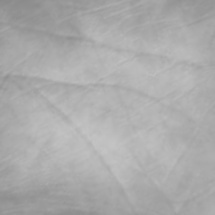
#> input picture roi_test.jpg, 215 x 215 px
$ jupyter execute friday.ipynb
#> lines starting #> are read from the running program, lines starting #| are printed output that depends on the picture
# Feature extraction with gabor filter and laplacian filter

[cell 1]
# import libaries
import numpy as np
from matplotlib.pyplot import imread
import matplotlib.pyplot as plt
from skimage import morphology
import numpy as np
import glob
import os
import cv2

## Testing image : "roi_test"
ảnh lấy từ trong dataset mà pink quân đã tạo

[cell 2]
test = imread('roi_test.jpg')
#> test is the input picture: shape (215, 215); min 137, max 196, mean 170.8
plt.imshow(test, cmap='gray')
plt.axis('off')

print(f"Image have shape (rows, column) = {test.shape}")
#| Image have shape (rows, column) = (215, 215)

plt.show()

## Data storing object for training and testing dataset: Plam_Graph
Chưa được sử dụng trong đoạn code vì mới chỉ test với 1 hình ảnh

[cell 3]
class Palm_Graph():
    def __init__(self, train, test):
        assert (np.array(train).shape == np.array(test).shape)
        self.train = train
        self.test = test
        self.rows, self.cols = train[0].shape

# chỉnh lại path cho phù hợp!!
# ở đây chỉ dùng 1 hình ảnh để test feature extraction
train_data_path =''
test_data_path = ''

def get_data(number):
    number = str(number)
    train_files = sorted(glob.glob(os.path.join(train_data_path, number.zfill(3) + '*.bmp')))
    test_files = sorted(glob.glob(os.path.join(test_data_path, number.zfill(3) + '*.bmp')))
    train_data = [imread(graph) for graph in train_files]
    test_data = [imread(graph) for graph in test_files]
    palm = Palm_Graph(train_data, test_data)
    return palm

## Generate gabor filter

[cell 4]
class Gabor():
    def __init__(self, R, C, n_orientation, scale):
        self.R = R
        self.C = C
        self.n_orientation = n_orientation
        self.scale = scale
        self.orientation = np.array([ u * np.pi / n_orientation for u in range (1, n_orientation + 1)])
        self.gabor_filters_sets = [gabor_wavelet(R, C, u, scale, n_orientation) for u in range(1, n_orientation + 1)]

    # filter image through gabor filter
    def filtering(self, img):
        graphs = np.array([cv2.filter2D(img, -1, np.real(gw)) for gw in self.gabor_filters_sets])
        return graphs

    def plot_filters(self, n_scale):
        gabor_filters = []
        fig = plt.figure()
        for v in range (1, n_scale + 1):
            for u in range(1, self.n_orientation + 1):
                gw = gabor_wavelet(self.R, self.C, u, v , self.n_orientation)
                fig.add_subplot(n_scale, self.n_orientation, self.n_orientation * (v- 1) + u)
                plt.imshow(np.real(gw), cmap='gray')
        plt.show()


def gabor_wavelet(rows, cols, orientation, scale, n_orientation):
    kmax = np.pi / 2        # 1.5707963267948966
    f = np.sqrt(2)          # 1.4142135623730951
    delt2 = (2 * np.pi) ** 2
    k = (kmax / (f ** scale)) * np.exp(1j * orientation * np.pi / n_orientation / 2)
    kn2 = np.abs(k) ** 2
    gw = np.zeros((rows, cols), np.complex128)

    for m in range(int(-rows / 2) + 1, int(rows / 2) + 1):
        for n in range(int(-cols / 2) + 1, int(cols / 2) + 1):
            t1 = np.exp(-0.5 * kn2 * (m ** 2 + n ** 2) / delt2)
            t2 = np.exp(1j * (np.real(k) * m + np.imag(k) * n))
            t3 = np.exp(-0.5 * delt2)
            gw[int(m + rows / 2 - 1), int(n + cols / 2 - 1)] = (kn2 / delt2) * t1 * (t2 - t3)

    return gw


n_orientation = 6
scale = 2
GA = Gabor(10, 10, n_orientation, scale)
gabor_filters = GA.gabor_filters_sets
GA.plot_filters(3)
#> in plot_filters, `plt.show()`:
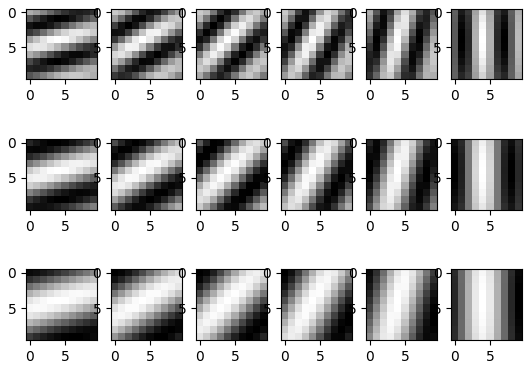
#> figure drawn by matplotlib, 18 panels

## Laplacian Filter

[cell 5]
def Lo_pass_Gaussian_procwess(img, D0):
    rows, cols = img.shape
    mask = np.zeros((rows, cols))
    Locx = np.array(list(range(cols)) * rows).reshape([rows, cols])
    Locy = np.transpose((np.array(list(range(rows)) * cols).reshape([cols,rows])))
    D = np.sqrt((Locx - cols / 2) ** 2 + (Locy - rows / 2 ) ** 2)
    mask = np.exp(-D ** 2 / D0 ** 2 / 2)

    f1 = np.fft.fft2(img)
    f1shift = np.fft.fftshift(f1)
    f1shift = f1shift * mask
    f2shift = np.fft.ifftshift(f1shift)
    img_new = np.fft.ifft2(f2shift)
    img_new = np.abs(img_new)

    return img_new

def LOG_preprocess(img, R0 = 40 , ksize = 5):
    AfterGaussian = np.uint8(Lo_pass_Gaussian_procwess(img, R0))
    processed = cv2.Laplacian(AfterGaussian, -1, ksize=ksize)
    img = cv2.equalizeHist(img)             #????????????????????????????????
    return processed

## Process the image to extract feature

[cell 6]
def process(img):

    # Laplacian process image with above function
    img = LOG_preprocess(img)

    # storing output after gabor filter
    After_gabor = []

    # Gabor process image with the first cell code above
    for i, gw in enumerate(gabor_filters):
        element =  cv2.filter2D(img, -1, np.real(gw))       # filter2d image với mỗi kernel là một gabor filter
        After_gabor.append(element)


    print(len(After_gabor))
    for element in After_gabor:
        plt.imshow(element)

    # extract value
    Two_value = []
    for i, line in enumerate(After_gabor):
        _, TW = cv2.threshold(line, 0 , 255, cv2.THRESH_BINARY | cv2.THRESH_OTSU)

        kernel = np.ones((2,2), np.uint8)
        TW = cv2.erode(TW, kernel)

        Two_value.append(TW)

    con = []


    for i in Two_value:
        conective = morphology.remove_small_objects(i > 0, min_size=40, connectivity=1)
        con.append(conective)

    line = (np.sum(con, axis = 0) / len(con))

    return line


plt.imshow(LOG_preprocess(test), cmap='gray')
#> in LOG_preprocess, `processed = cv2.Laplacian(AfterGaussian, -1, ksize=ksize)`:
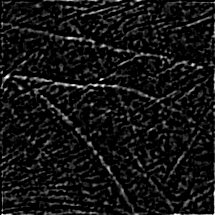
#> processed: shape (215, 215); min 0, max 255, mean 19.6
#> in LOG_preprocess, `img = cv2.equalizeHist(img)`:
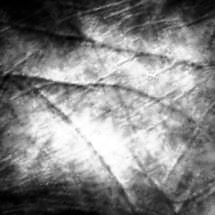
#> img: shape (215, 215); min 0, max 255, mean 131
plt.axis('off')
plt.show()


res1 = process(test)
#> the loop in process, `for i, gw in enumerate(gabor_filters):` made 6 passes
#> pass 1, in process, `element =  cv2.filter2D(img, -1, np.real(gw))`:
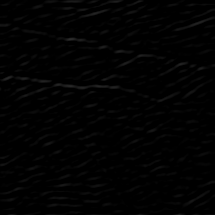
#> element: shape (215, 215); min 0, max 45, mean 2.1
#> after the loop in process, `for i, gw in enumerate(gabor_filters):`: After_gabor = 6 items
#| 6
#> the loop in process, `for element in After_gabor:` made 6 passes
#> the loop in process, `for i, line in enumerate(After_gabor):` made 6 passes
#> pass 1, in process, `_, TW = cv2.threshold(line, 0 , 255, cv2.THRESH_BINARY | cv2.THRESH_OT..`:
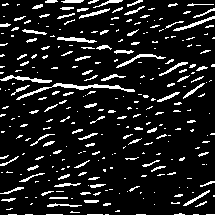
#> TW: shape (215, 215); 11.7% white in thin lines or dots
#> pass 2, in process, `_, TW = cv2.threshold(line, 0 , 255, cv2.THRESH_BINARY | cv2.THRESH_OT..`:
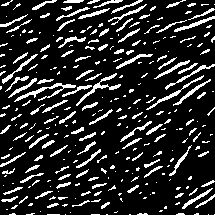
#> TW: shape (215, 215); 16% white in thin lines or dots
#> pass 2, in process, `TW = cv2.erode(TW, kernel)`:
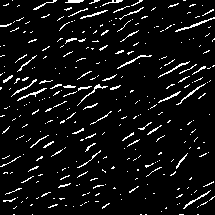
#> TW: shape (215, 215); 6.6% white in thin lines or dots
#> the loop in process, `for i in Two_value:` made 6 passes
#> pass 3, in process, `conective = morphology.remove_small_objects(i > 0, min_size=40, connec..`:
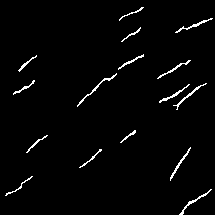
#> conective: shape (215, 215) bool; 2.2% white in thin lines or dots
#> in process, `line = (np.sum(con, axis = 0) / len(con))`:
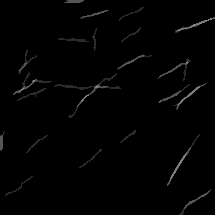
#> line: shape (215, 215) float64; min 0, max 0.5, mean 0.00963

print(res1.size)
#| 46225

fig = plt.figure(dpi=70)
plt.imshow(test, cmap='gray')
plt.axis('off')
plt.show()
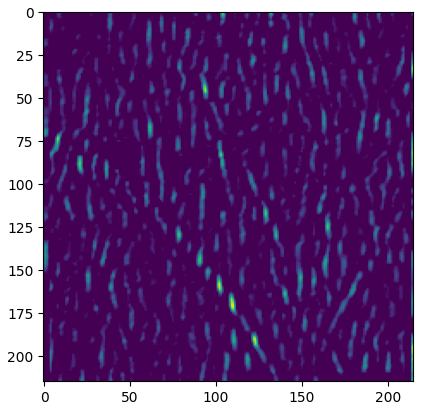
#> figure drawn by matplotlib, 1 panel

$ run again, with ROI_sample.jpg copied over roi_test.jpg
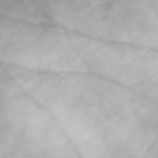
#> input picture ROI_sample.jpg, 158 x 158 px
#> test is the input picture: shape (158, 158); min 145, max 198, mean 174.3
#| Image have shape (rows, column) = (158, 158)
#> after the loop in process, `for i, gw in enumerate(gabor_filters):`: After_gabor = 6 items
#| 6
#> the loop in process, `for element in After_gabor:` made 6 passes
#> the loop in process, `for i, line in enumerate(After_gabor):` made 6 passes
#> pass 1, in process, `_, TW = cv2.threshold(line, 0 , 255, cv2.THRESH_BINARY | cv2.THRESH_OT..`:
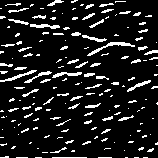
#> TW: shape (158, 158); 11.7% white in thin lines or dots
#> the loop in process, `for i in Two_value:` made 6 passes
#| 24964
#> `plt.show()`:
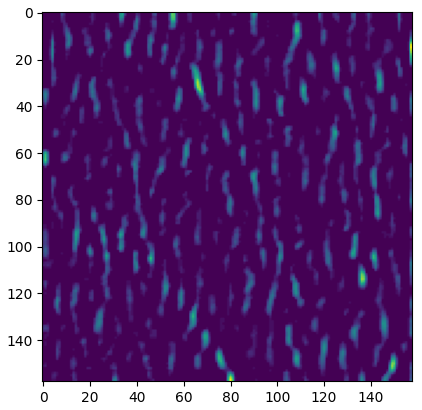
#> figure drawn by matplotlib, 1 panel
